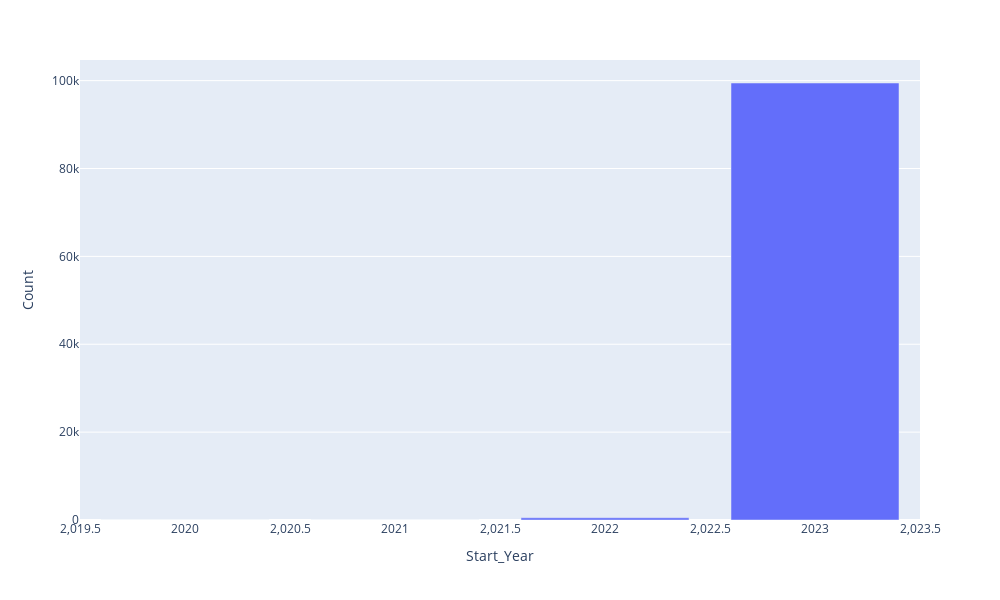

Source (notebook cell):
### Code cell
count_by_year = df_slice.groupby("Start_Year").size().reset_index(name='Count').sort_values(by='Count')
count_by_year
fig= px.bar(
    count_by_year,
    x="Start_Year",
    y="Count",
    title= "",
    height=600,
    width=1000
    
)
fig.show()

### Figure 1 — Plotly figure (JSON) as saved in the notebook; plotly's stock layout.template omitted (floating-point values rounded to 4 significant figures)
{"data": [{"hovertemplate": "Start_Year=%{x}<br>Count=%{y}<extra></extra>", "legendgroup": "", "marker": {"color": "#636efa", "pattern": {"shape": ""}}, "name": "", "orientation": "v", "showlegend": false, "textposition": "auto", "type": "bar", "x": [2021, 2020, 2022, 2023], "xaxis": "x", "y": [15, 22, 500, 99463], "yaxis": "y"}], "layout": {"barmode": "relative", "height": 600, "legend": {"tracegroupgap": 0}, "margin": {"t": 60}, "width": 1000, "xaxis": {"anchor": "y", "domain": [0, 1], "title": {"text": "Start_Year"}}, "yaxis": {"anchor": "x", "domain": [0, 1], "title": {"text": "Count"}}}}
